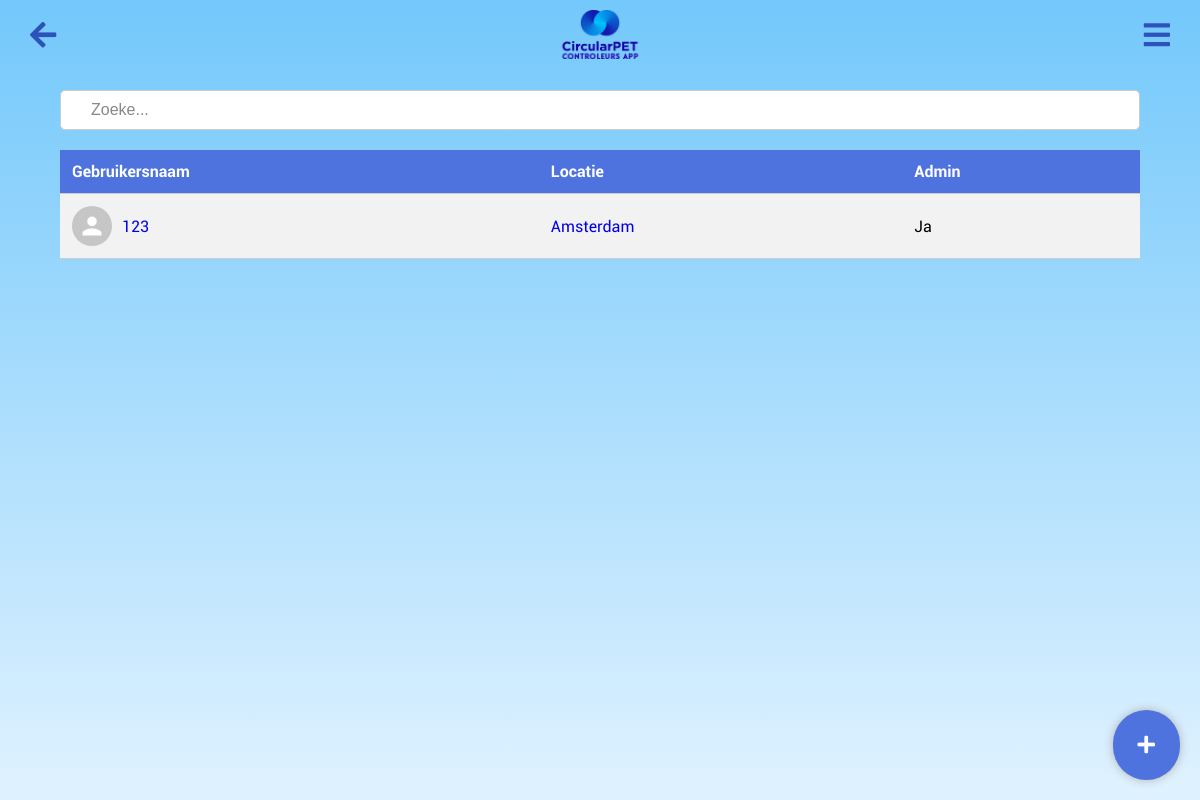
/admin, run on an earlier commit of the app's database.
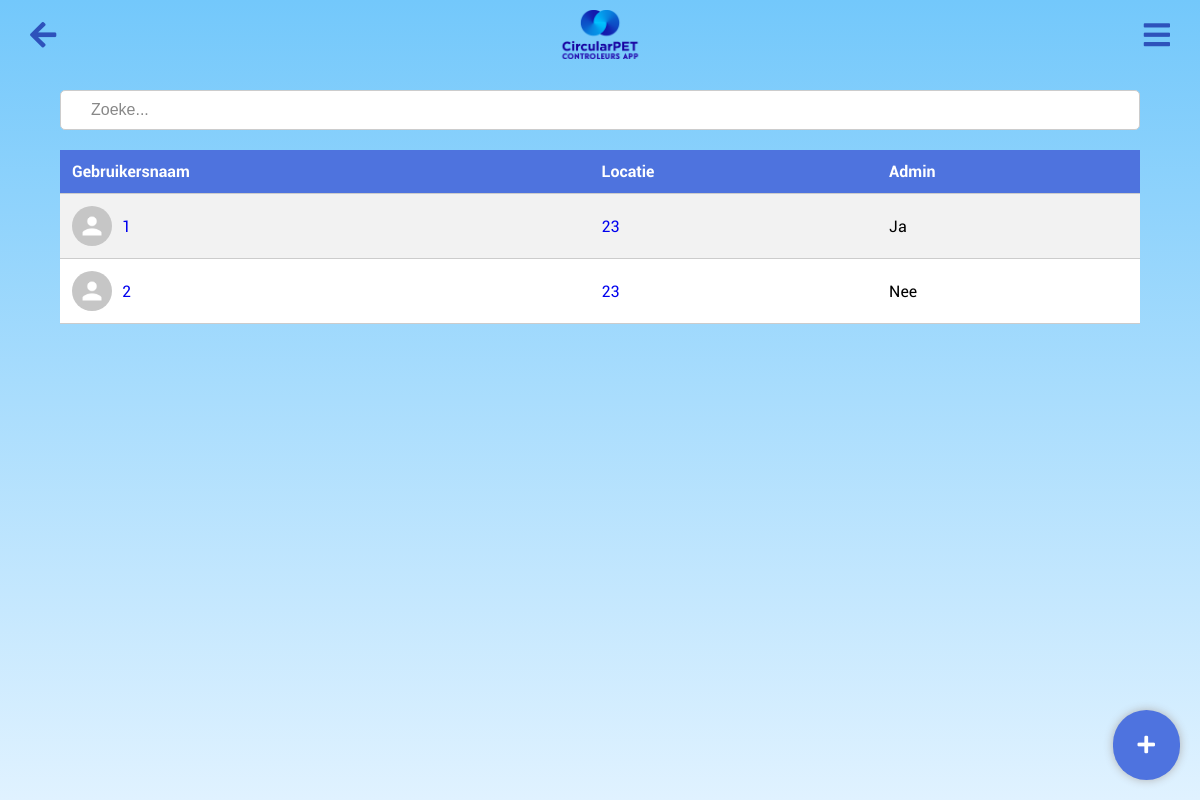
And on a later commit of the database.
### app.py (models this page shows, shortened)
class User(db.Model, UserMixin):  # Extend User model with UserMixin
    id = db.Column(db.Integer, primary_key=True)
    username = db.Column(db.String(80), unique=True, nullable=False)
    password = db.Column(db.String(120), nullable=False)
    is_admin = db.Column(db.Boolean, default=False, nullable=False)
    location_id = db.Column(db.Integer, db.ForeignKey('location.id'), nullable=True)
    location = db.relationship('Location', backref=db.backref('users', lazy=True))
    group = db.Column(db.String(120), nullable=True)
    badges = db.Column(db.Integer, default=0)
    profile_picture = db.Column(db.String(255), nullable=True)

class Location(db.Model):
    __tablename__ = 'location'
    __table_args__ = {'extend_existing': True}
    id = db.Column(db.Integer, primary_key=True)
    name = db.Column(db.String(120), unique=True, nullable=False)
    zakken = db.Column(db.Integer, nullable=False, default=0)
    bekers = db.Column(db.Integer, nullable=False, default=0)
    url = db.Column(db.String(500), nullable=True)

### app.py (the view, shortened to what this page needs)
@app.route('/admin', methods=['GET', 'POST'])
def admin():
    form = UserForm()
    location_form = LocationForm()
    search_query = request.args.get('search', '')  # Get the search query from request arguments
    if search_query:
        users = User.query.filter(
            User.username.ilike('%{}%'.format(search_query)) |
            User.location.has(Location.name.ilike('%{}%'.format(search_query))) |
            (User.is_admin == (search_query.lower() in ['true', 'yes', '1', 'admin']))
        ).all()
    else:
        users = User.query.all()
    if location_form.validate_on_submit():
        location = Location(name=location_form.name.data)
        db.session.add(location)
        db.session.commit()
        flash('Location created successfully!', 'success')
    locations = Location.query.all()
    return render_template('admin.html', form=form, location_form=location_form, users=users, locations=locations, search_query=search_query)

### app.py
class UserForm(FlaskForm):
    username = StringField('Username', validators=[DataRequired()])
    password = PasswordField('Password', validators=[DataRequired()])
    location = QuerySelectField('Location', query_factory=lambda: Location.query, allow_blank=True, get_label='name')
    is_admin = BooleanField('Admin')  # Add this line to include an admin checkbox
    submit = SubmitField('Update')

class LocationForm(FlaskForm):
    name = StringField('Location', validators=[DataRequired()])
    submit = SubmitField('Create Location')

### templates/admin.html (shortened to what this page needs)
<html lang="en">
<head>
    <link rel="stylesheet" href="{{ url_for('static', filename='main.css') }}">
    <link rel="stylesheet" href="https://cdnjs.cloudflare.com/ajax/libs/font-awesome/5.15.1/css/all.min.css">
</head>
<body>
    <img src="{{ url_for('static', filename='logo.png') }}" alt="CircularPET Logo" class="logo2">
    <a href="javascript:history.back()" class="back-button"><i class="fas fa-arrow-left"></i></a>
    <div class="gear-icon-container"> <i id="toggleSidebar" class="fa fa-bars"></i></div>
        <div class="plus-icon" onclick="toggleForms()" >
            <i class="fas fa-plus"></i>
        </div>
        <div class="table-container">
            <table class="custom-table">
                <form action="{{ url_for('admin') }}" method="get">
                    <input type="text" id="userSearchInput" onkeyup="sortUsers()" placeholder="Zoeke...">
                </form>
                <thead>
                    <tr>
                        <th id="username-header" onclick="sortTable('username')">Gebruikersnaam</th>
                        <th id="location-header" onclick="sortTable('location')">Locatie</th>
                        <th id="admin-header" onclick="sortTable('admin')">Admin</th>
                    </tr>
                </thead>
                <tbody>
                    {% for user in users %}
                    <tr>
                        <td>
                            <div class="user-info">
                                <img src="{{ user.profile_picture if user.profile_picture else url_for('static', filename='stock.png') }}" alt="Profile Picture" class="user-profile-pic">
                                <a href="{{ url_for('user_dashboard', user_id=user.id) }}">{{ user.username }}</a>
                            </div>
                        </td>
                        <td>
                            {% if user.location %}
                            <a href="{{ url_for('location', user_id=user.id, location_id=user.location.id) }}?user_id=1&from_admin=true">
                                {{ user.location.name }}
                            </a>
                            {% else %}
                            Geen
                            {% endif %}
                        </td>
                        <td>{{ 'Ja' if user.is_admin else 'Nee' }}</td>
                    </tr>
                    {% endfor %}
                </tbody>
            </table>
        </div>
</body>
</html>

### static/main.css (style rules this page uses)
body { font-family: 'Roboto', sans-serif; background: linear-gradient(to bottom, #73c8fb 0%, #e0f2ff 100%); margin: 0; padding: 0; display: flex; height: 100vh; align-items: center; flex-wrap: wrap; justify-content: center; overflow-x: hidden; }
.plus-icon { position: fixed; bottom: 20px; right: 20px; background-color: #4e73df; color: white; padding: 25px; font-size: 20px; border-radius: 50px; box-shadow: #b1b1b1 0px 0px 10px; transition: 0.2s ease-in-out; cursor: pointer; }
.user-info { display: flex; align-items: center; }
.user-info img { width: 40px; height: 40px; border-radius: 50%; margin-right: 10px; }
#userSearchInput { padding: 10px; border: 1px solid #ccc; border-radius: 5px; box-sizing: border-box; width: 100%; }
#userSearchInput { background-image: url('https://upload.wikimedia.org/wikipedia/commons/5/55/Magnifying_glass_icon.svg'); background-repeat: no-repeat; padding-left: 30px; background-size: 13px; background-repeat: no-repeat; background-position: 10px center; }
td a { text-decoration: none; }
.back-button { position: fixed; top: 10px; left: 10px; background-color: transparent; color: #2E52BB; text-decoration: none; padding: 10px 20px; border-radius: 5px; font-size: 30px; z-index: 1000; }
.logo2 { position: absolute; top: 10px; width: 90px; position: fixed; z-index: 1000; }
.gear-icon-container { position: fixed; top: 20px; right: 20px; cursor: pointer; font-size: 24px; color: #2E52BB; font-size: 30px; padding: 10px 20px; margin-top: -10px; margin-right: -10px; z-index: 1000; }
::placeholder { color: #888; }
form { background: #fff; padding: 20px; border-radius: 10px; display: inline-block; }
input[type="text"], input[type="password"], input[type="submit"] { font-size: 16px; }
.table-container { padding: 20px; margin: 20px 0; width: 90%; overflow-x: auto; position: absolute; top: 50px; z-index: 1; max-height: 500px; }
.custom-table { width: 100%; border-collapse: collapse; margin-top: 20px; background-color: white; text-decoration: none; }
.custom-table th, .custom-table td { text-align: left; padding: 12px; border-bottom: 1px solid #ccc; text-decoration: none; }
.custom-table th { background-color: #4E73DE; color: white; font-size: 16px; text-decoration: none; }
.custom-table tbody tr:nth-child(odd) { background-color: #f2f2f2; }

What changed in the data, as far as the page shows it:
changed User "Ja": username "123" → "1"; location.name "Amsterdam" → "23"
added User: username "2", location.name "23", is_admin "Nee"
